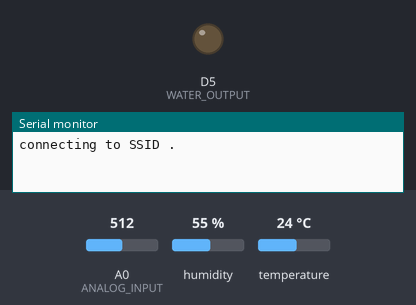
Recording of a sketch running on a simulated ESP8266 (NodeMCU). Shown: output pins drawn as LEDs (lit = HIGH), the last lines printed to the serial monitor. The test bench sets the inputs (shaded band); at power-on: A0 (ANALOG_INPUT) = 512, humidity 55 %, temperature 24 °C. WiFi joins after 1.5 s; servers stay silent unless stated; not simulated (calls return 0 or success): Secrets.h; pins used as bus, display or sensor lines are not drawn. At 2.4 s the program puts the board to deep sleep or switches it off; the recording ends there.

Above: at 0.1 s.
At 1.6 s:
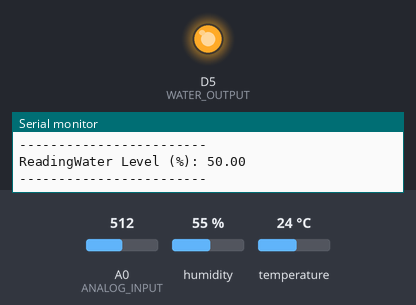
Timing chart, 0 to 2.4 s (numbered marks = the images above):
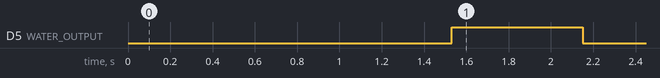

Measured:
- by itself, D5 (WATER_OUTPUT): LOW → HIGH at 1.5 s, → LOW 0.62 s later

The sketch:

Arduino.ino
```cpp
/*
 * Arduino IOT Demo
 *
 * This project connects to an online database service (Firebase) and regularly pushes readings from various sensors such as temperature, brightness, humidity and water level of a plant.
 * Almost all sensors had to be connected to a Multiplexer as the ESP-12E only has a single analog input connection
 * The data from the database is then read by an Android application and shown to the user.
 *
 * The circuit:
 * * Multiplexer's (CMOS4051) select pins connected to pins D2-D4
 * * Multiplexer's analog output connected to pin A0
 * * Temperature/Humidity sensor (DHT11) connected to pin D1;
 * * Jumper wire from RST to D0 (for deep sleep, HAS to be disconnected during boot/upload))
 *
 * Created 29 October 2017
 * By Florian Moehle
 */

// external libraries, not created by me
#include <ESP8266WiFi.h> // WiFi connection library
#include <FirebaseArduino.h> // Firebase database library
#include <dht11.h> // Temperature Sensor library

// Board GPIO PINS
#define MUX_A D4
#define MUX_B D3
#define MUX_C D2
#define WATER_OUTPUT D5 // used to read the plant's water level and turned off to prevent corosion
#define ANALOG_INPUT A0 // our only analog input which is connected to the multiplexer's output
#define DHT11_INPUT D1 // serial connection to our temperature sensor
// Multiplexer analog inputs
const int PLANT_INPUTS[] = {0, 1, 2, 3}; // multiplexer input index for the water level
const String PLANT_FIREBASE_PATHS[] = {"plant_1", "plant_2", "plant_3", "plant_4"};

#include "Secrets.h" // sensitive keys/passwords have been extracted to another file so they are not directly visible
// "Multiplexer.ino" contains code for accessing the multiplexer's input pins and passing through their values
// "SensorReadings.ino" contains all the methods for reading each sensor's value and interpreting them for upload
// "Util.ino" contains all the helper methods and our pin values (debugging, etc.)

void setup() {
  Serial.begin(115200); // A serial monitor can always be attached to track raw sensor readings

  instantiateMux(); // sets up the Mux's I/O connections so we can read from it
  instantiateWifiConnection(); // connects to WiFi network specified in the config.h

  if (WiFi.status() == WL_CONNECTED) {
    Firebase.begin(FIREBASE_HOST, FIREBASE_AUTH); // connects to firebase database
    updateData(); // update data and upload
  }

  Serial.println("Entering deep sleep");
  ESP.deepSleep(3.6e9); // deep-sleep for 60 minutes, then restart the setup method
}

/*
 * read sensor values with the helper methods from SensorReadings.ino and upload the to the database
 */
void updateData() {
  readTemperatureSensor(); // Has to be called seperately, the library reads the temperature/humidity once and stores it internally so we can later use it, without calling the read function again
  const float roomTemperature = readRoomTemperature();
  const float roomHumidity = readRoomHumidity();

  setWaterLevels();
  Firebase.setFloat("room_temperature", roomTemperature);
  Firebase.setFloat("room_humidity", roomHumidity);
}

void loop() {
  // No code here as the ESP runs the code specified in the setup method when exiting deep-sleep mode
}
```

Multiplexer.ino
```cpp
/*
 * This class contains all the methods used for reading the sensor's values
 *
 * Created 29 October 2017
 * By Florian Moehle
 */

/*
 * called in setup method
 */
void instantiateMux() {
  pinMode(MUX_A, OUTPUT);
  pinMode(MUX_B, OUTPUT);
  pinMode(MUX_C, OUTPUT);
}

/*
 * called each time the mux's input source is switched
 */
void changeMux(int c, int b, int a) {
  digitalWrite(MUX_C, c);
  digitalWrite(MUX_B, b);
  digitalWrite(MUX_A, a);
}

/*
 * Switches inputs of the mux, based on the pin we want to read from (passthrough)
 * ANALOG_INPUT is then connnected through the multiplexer to the according multiplexer input
 */
int readAnalogValueFromMuxPin(int pin) {
  switch (pin) {
    case 0:
      changeMux(LOW, LOW, LOW);
      break;
    case 1:
      changeMux(LOW, LOW, HIGH);
      break;
    case 2:
      changeMux(LOW, HIGH, LOW);
      break;
    case 3:
      changeMux(LOW, HIGH, HIGH);
      break;
    case 4:
      changeMux(HIGH, LOW, LOW);
      break;
    case 5:
      changeMux(HIGH, LOW, HIGH);
      break;
    case 6:
      changeMux(HIGH, HIGH, LOW);
      break;
    case 7:
      changeMux(HIGH, HIGH, HIGH);
      break;
    default:
      changeMux(LOW, LOW, LOW);
      break;
  }

  return analogRead(ANALOG_INPUT); // Value of the sensor connected to the specified pin
}
```

SensorReadings.ino
```cpp
/*
   This class contains all the methods for reading various sensors and interpreting their data

   Created 29 October 2017
   By Florian Moehle
*/

dht11 DHT11;

/*
   reads the temperature/humidity and stores it
   if we read the values from the sensor, each time we actually want to retrieve them, measuring errors would occur
   (eg. humidity of 160% because the sensor has no time to settle)
*/
void readTemperatureSensor() {
  DHT11.read(DHT11_INPUT);
}

float readRoomTemperature() {
  debugReadings("Room Temperature (°C)", DHT11.temperature);
  return DHT11.temperature;
}

float readRoomHumidity() {
  debugReadings("Room Humidity (%)", DHT11.humidity);
  return DHT11.humidity;
}

void setWaterLevels() {
  pinMode(WATER_OUTPUT, OUTPUT); // our program only consists of a setup method so we can call it here without issues
  digitalWrite(WATER_OUTPUT, HIGH);
  for (int i = 0; i < 4; i++) {
    float analogReading = readAnalogValueFromMuxPin(PLANT_INPUTS[i]);
    float percentage = calculatePercentage(analogReading);
    debugReadings("Water Level (%)", percentage);
    Firebase.setFloat(PLANT_FIREBASE_PATHS[i] + "/water_level", percentage);
    debugReadings("Water Level (%)", percentage);
  }
  digitalWrite(WATER_OUTPUT, LOW);
}
```

Util.ino
```cpp
/*
 * This class contains all the helper methods used throughout this project
 *
 * Created 29 October 2017
 * By Florian Moehle
 */

/*
 * Recurring method, prints out the name of the sensor and it's value which was measured
 */
void debugReadings(String sensorName, float sensorValue) {
  Serial.print("Reading" + sensorName + ": ");
  Serial.println(sensorValue);
  Serial.println("------------------------");
}

/*
 * returns the percentage of the value provided in comparison to the maximum analog input value 1023
 */
float calculatePercentage(float value) {
  return map(value, 0, 1023,0, 100);
}

/*
 * run once on startup to connect to the WIFI_SSID specified in the config.h file
 */
void instantiateWifiConnection() {
  byte retryCount = 0;
  // connect to wifi.
  WiFi.begin(WIFI_SSID, WIFI_PASSWORD);
  Serial.print("connecting to SSID " + String(WIFI_SSID));
  while (WiFi.status() != WL_CONNECTED) {
    if (retryCount >= 20) {
      showConnectionErrorMessage();
      break;
    }
    Serial.print(".");
    delay(500);
    retryCount++;
  }
  Serial.println();
  Serial.print("connected: ");
  Serial.println(WiFi.localIP());
  Serial.println();
}

void showConnectionErrorMessage() {
  Serial.println("An Error occured while connection to SSID " + String(WIFI_SSID));
}
```
